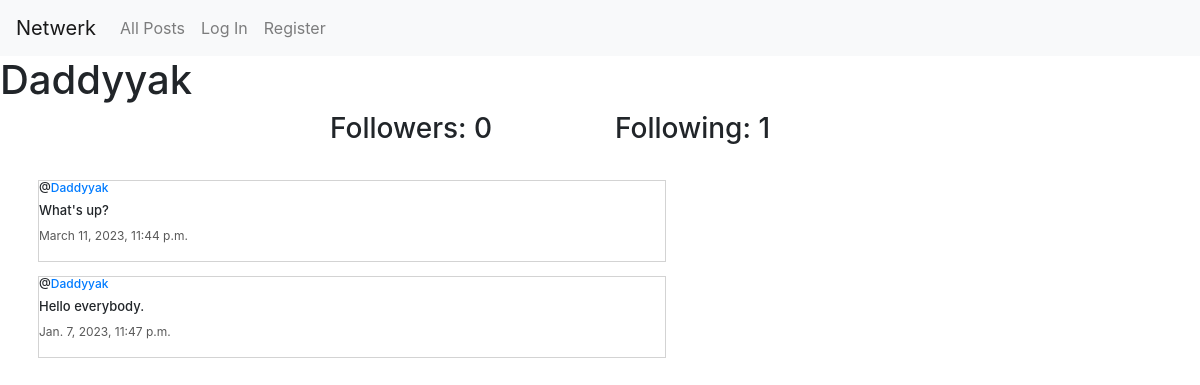
The page /profile/3 on the database its author committed.
### network/models.py (models this page shows, shortened)
class User(AbstractUser):
    pass

class Post(models.Model):
    user = models.ForeignKey(User, on_delete=models.CASCADE, related_name="author")
    content = models.CharField(max_length=420, null=True, blank=True)
    date = models.DateTimeField(auto_now_add=True)
    likes = models.ManyToManyField(Like, blank=True, related_name="userLikes")

### network/views.py (the view)
# urls.py: path("profile/<int:user_id>", views.profile, name="profile"),
def profile(request, user_id):
    user = User.objects.get(pk=user_id)
    allPosts = Post.objects.filter(user=user).order_by("id").reverse()
    followingUser = Follow.objects.filter(user=user)
    followers = Follow.objects.filter(followed=user)
    try:
        checkFollowing = Follow.objects.filter(user=User.objects.get(pk=request.user.id))
        if len(checkFollowing) != 0:
            isFollowing = True
        else:
            isFollowing = False
    except:
        isFollowing = False
    paginator = Paginator(allPosts, 10)
    pageNum = request.GET.get('page')
    postsPage = paginator.get_page(pageNum)
    return render(request, "network/profile.html", {
        "allPosts": allPosts,
        "postsPage": postsPage,
        "username": user.username,
        "following": followingUser,
        "followers": followers,
        "isFollowing": isFollowing,
        "userProf": user
    })

### network/templates/network/profile.html (shortened to what this page needs)
{% extends "network/layout.html" %}
{% load static %}
{% block body %}
    <h1>{{ username }}</h1>
    <div class="container">
        <div class="row d-flex justify-content-center">
            <h3 class="col-3">Followers: {{ followers.count }}</h3>
            <h3 class="col-3">Following: {{ following.count }}</h3>
        </div>
    </div>
    <div class="allPosts">
        {% for post in allPosts %}
            <div class="row post">
                <h5 class="username">@<a href="{% url 'profile' user_id=post.user.id%}">{{ post.user }}</a></h5>
                <h6 class="content">{{ post.content }}</h6>
                <p class="date">{{ post.date }}</p>
            </div>
        {% endfor %}
    </div>
{% endblock %}

### network/static/network/styles.css (style rules this page uses)
.allPosts { display: flex; flex-direction: column; justify-content: flex-start; max-width: 666px; box-sizing: border-box; margin: 19px; }
.post { border: 0.1px solid lightgray; display: flex; flex-direction: column; justify-content: center; max-width: 666px; box-sizing: border-box; margin: 7px 19px; }
.content { font-size: 13px; }
.username { font-size: 12px; }
.date { font-size: 12px; color: rgb(89, 89, 89); }

### rows shown on the page
User: username "Daddyyak"
Post: user "Daddyyak", content "What's up?", date "March 11, 2023, 11:44 p.m."
Post: user "Daddyyak", content "Hello everybody.", date "Jan. 7, 2023, 11:47 p.m."

### other values the page prints
{{ followers.count }} "0"
{{ following.count }} "1"
